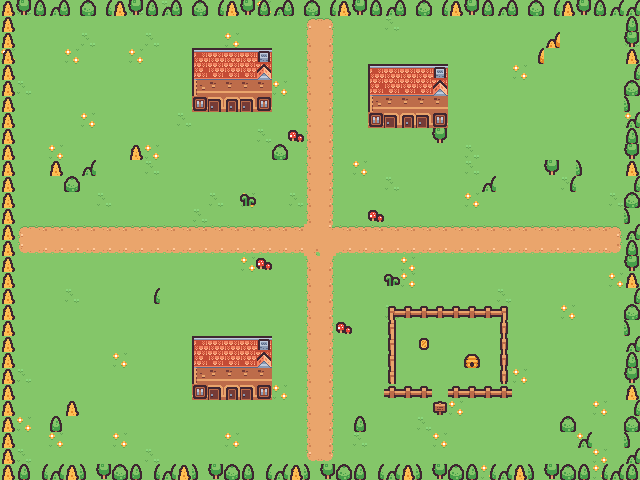

Tiled map render using the project's own tile images. Description and the map definition, with tile-layer contents summarised, below:
An orthogonal 40x30 tile map with 16x16 px tiles, 2 tile layers (ground, objects), 1 hidden layer not drawn.

<map version="1.10" tiledversion="1.10.2" orientation="orthogonal" renderorder="right-down" width="40" height="30" tilewidth="16" tileheight="16" infinite="0" nextlayerid="4" nextobjectid="1">
 <tileset firstgid="1" name="tiny_town" tilewidth="16" tileheight="16" tilecount="132" columns="12">
  <image source="../tilesets/tilemap_packed.png" width="192" height="176" />
 </tileset>
 <layer id="1" name="ground" width="40" height="30">
  <data>[1200 cells, 1200 non-empty, 14 distinct tile ids]</data>
 </layer>
 <layer id="2" name="objects" width="40" height="30">
  <data>[1200 cells, 246 non-empty, 30 distinct tile ids]</data>
 </layer>
 <layer id="3" name="collision" width="40" height="30" visible="0">
  <data>[1200 cells, 239 non-empty, 1 distinct tile ids]</data>
 </layer>
</map>
